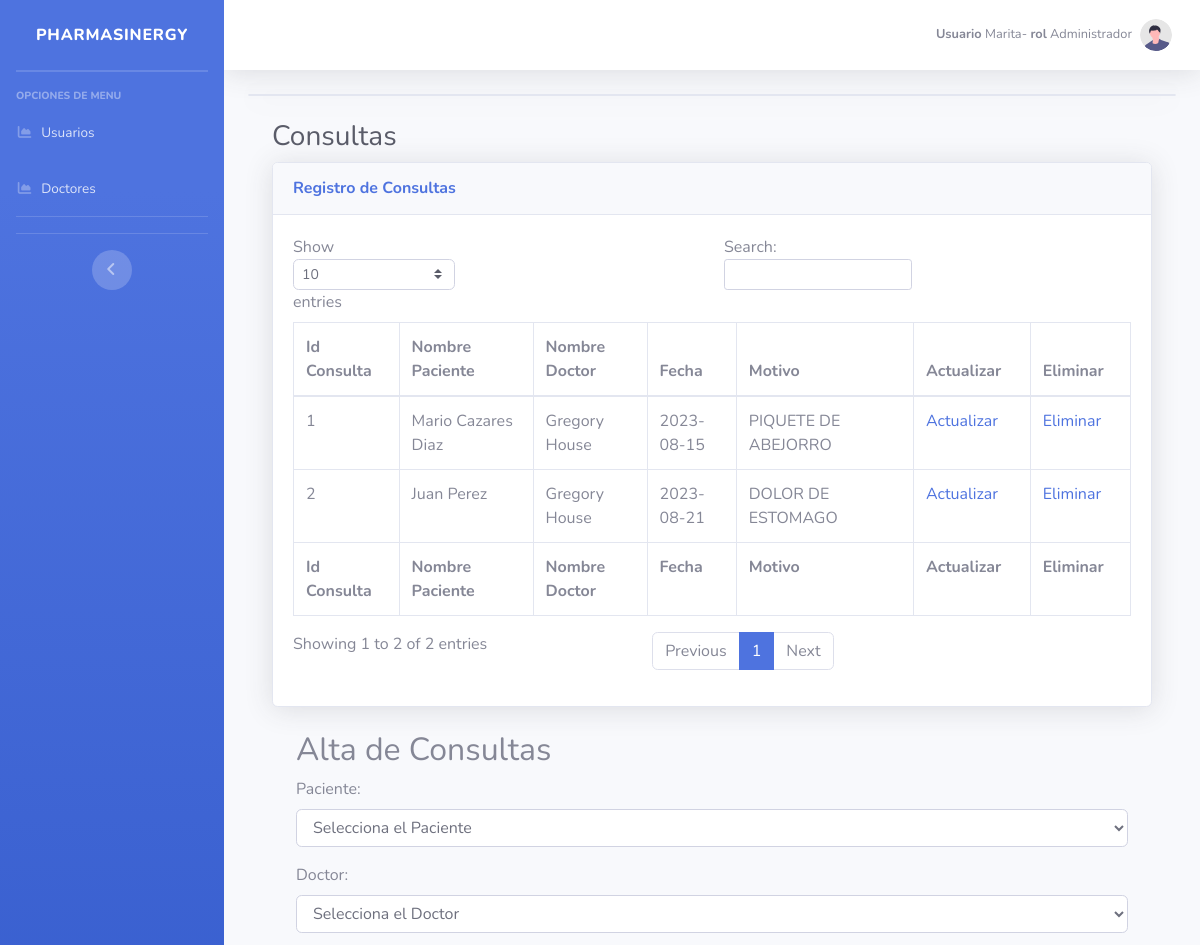
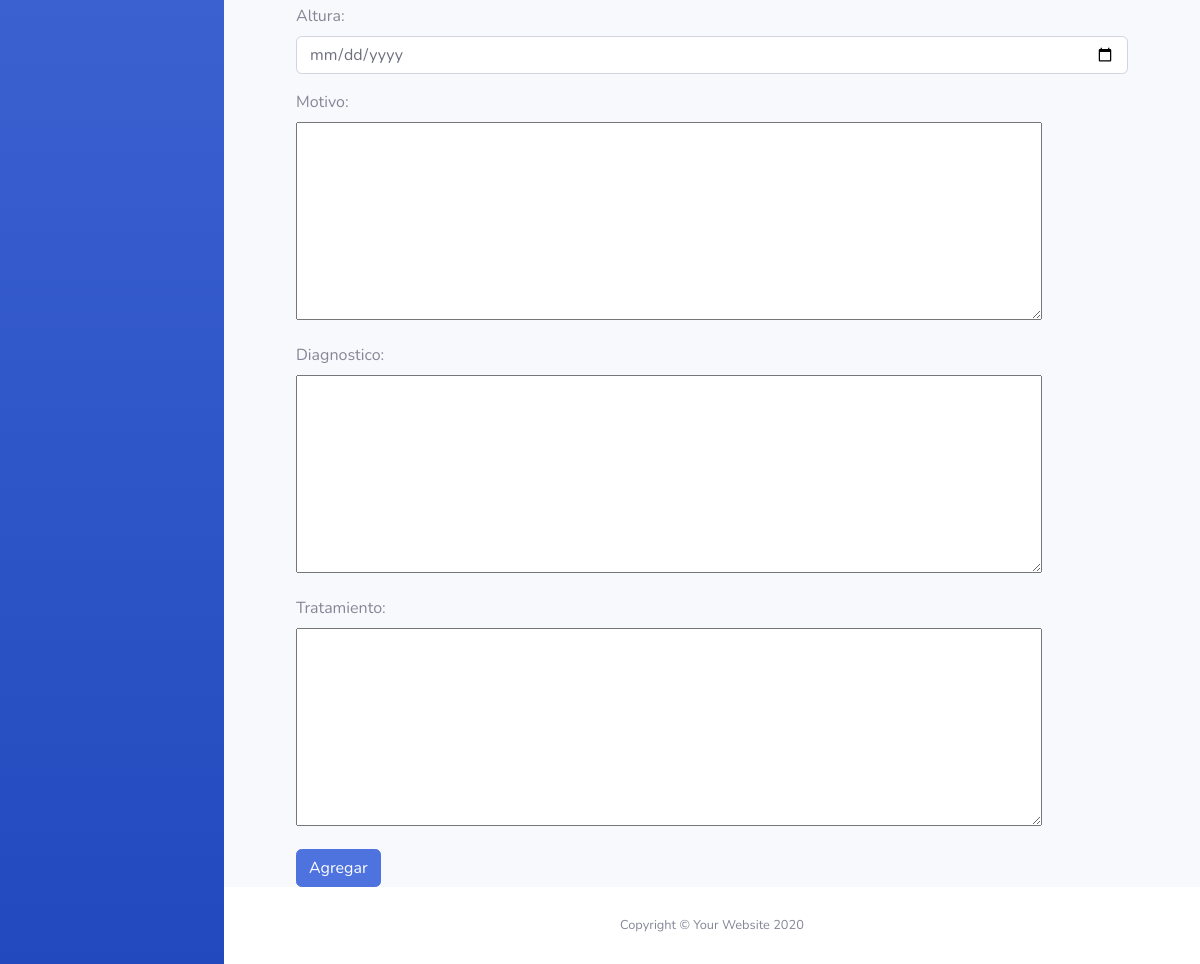
The app's page /crudConsultas.php (signed in) with its own data (2 pictures, top to bottom).
### tables this page shows
CREATE TABLE `consulta` (
  `Id_Consulta` int(11) NOT NULL,
  `Id_Paciente` int(11) DEFAULT NULL,
  `Id_Doctor` int(11) DEFAULT NULL,
  `Fecha` date DEFAULT NULL,
  `Motivo` varchar(200) DEFAULT NULL,
  `Diagnostico` varchar(500) DEFAULT NULL,
  `Tratamiento` varchar(200) DEFAULT NULL
);

### crudConsultas.php (the view, shortened to what this page needs)
<?php
require ('conexion.php');
?>
<!DOCTYPE html>
<html lang="es">
<head>
    <link href="vendor/fontawesome-free/css/all.min.css" rel="stylesheet" type="text/css">
    <link href="css/sb-admin-2.min.css" rel="stylesheet">
</head>
<body id="page-top">
    <div id="wrapper">
         <?php include "barraLateral.php"?>
        <div id="content-wrapper" class="d-flex flex-column">
            <div id="content">
     <?php include "barraNavegacion.php"?>
                <div class="container-fluid">
                 <div class="card shadow mb-4">
                    </div>
                <div class="container-fluid">
                    <h1 class="h3 mb-2 text-gray-800">Consultas</h1>
                    <div class="card shadow mb-4">
                        <div class="card-header py-3">
                            <h6 class="m-0 font-weight-bold text-primary">Registro de Consultas</h6>
                        </div>
                        <div class="card-body">
                            <div class="table-responsive">
                                <table class="table table-bordered" id="dataTable" width="100%" cellspacing="0">
                                    <thead>
                                        <tr>
                                          <th>Id Consulta</th>
                                          <th>Nombre Paciente</th>
                                          <th>Nombre Doctor</th>
                                          <th>Fecha</th>
                                          <th>Motivo</th>
                                          <th>Actualizar</th>
                                          <th>Eliminar</th>
                                        </tr>
                                    </thead>
                                    <tfoot>
                                        <tr>
                                          <th>Id Consulta</th>
                                          <th>Nombre Paciente</th>
                                          <th>Nombre Doctor</th>
                                          <th>Fecha</th>
                                          <th>Motivo</th>
                                          <th>Actualizar</th>
                                          <th>Eliminar</th>
                                        </tr>
                                    </tfoot>
                                    <tbody>
                                      <?php
                                      if ($conn->connect_error) {
                                        die("Conexion Fallida: " . $conn->connect_error);
                                      } else {
                                        $sql = "SELECT CON.Id_Consulta,
                                        CONCAT(PAC.Nombre, ' ', PAC.Apellidos) as Nombre,
                                        CONCAT(DOC.Nombre, ' ', DOC.Apellido) as Doctor,
                                        CON.Fecha,
                                        CON.Motivo
                                        FROM Consulta AS CON
                                        JOIN Paciente as PAC
                                        ON PAC.Id_Paciente = CON.Id_Paciente
                                        JOIN Doctores as DOC
                                        ON DOC.Id_Doctor = CON.Id_Doctor";
                                        $result = $conn->query($sql);
                                        if ($result->num_rows > 0) {
                                          while($row = $result->fetch_assoc()){
                                         ?>
                                        <tr>
                                            <td><?php  echo $row['Id_Consulta'] ?></td>
                                            <td><?php  echo $row['Nombre'] ?></td>
                                            <td><?php  echo $row['Doctor'] ?></td>
                                            <td><?php  echo $row['Fecha'] ?></td>
                                            <td><?php  echo $row['Motivo'] ?></td>
                                            <td><a href="../proyecto/crudConsultas.php?actualizar&id_consulta=<?php echo $row['Id_Consulta'] ?>">Actualizar</a> </td>
                                            <td><a href="../proyecto/crudConsultas.php?id_consulta=<?php echo $row['Id_Consulta'].'&eliminar=1' ?>">Eliminar</a> </td>
                                        </tr>
                                        <?php
                                      }
                                    }
                                  }
                                         ?>
                                    </tbody>
                                </table>
                            </div>
                        </div>
                    </div>
                    <?php include "altaModificacionConsultas.php" ?>
                </div>
            </div>
            <footer class="sticky-footer bg-white">
                <div class="container my-auto">
                    <div class="copyright text-center my-auto">
                        <span>Copyright &copy; Your Website 2020</span>
                    </div>
                </div>
            </footer>
        </div>
    </div>
</body>
</html>

### records on screen
consulta: Id_Consulta "1", Nombre "Mario Cazares Diaz", Doctor "Gregory House", Fecha "2023-08-15", Motivo "PIQUETE DE ABEJORRO"
consulta: Id_Consulta "2", Nombre "Juan Perez", Doctor "Gregory House", Fecha "2023-08-21", Motivo "DOLOR DE ESTOMAGO"

### other values on screen
$_SESSION['usuarioAutenticado'] "Marita"
$_SESSION['rolUsuario'] "Administrador"
